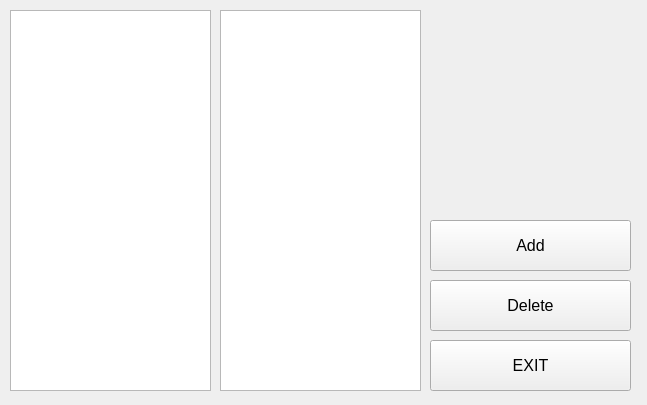
<?xml version="1.0" encoding="UTF-8"?>
<ui version="4.0">
 <class>ModeratorWindow</class>
 <widget class="QWidget" name="ModeratorWindow">
  <property name="geometry">
   <rect>
    <x>0</x>
    <y>0</y>
    <width>647</width>
    <height>405</height>
   </rect>
  </property>
  <property name="windowTitle">
   <string>Form</string>
  </property>
  <widget class="QPushButton" name="exit_btn">
   <property name="geometry">
    <rect>
     <x>430</x>
     <y>340</y>
     <width>201</width>
     <height>51</height>
    </rect>
   </property>
   <property name="font">
    <font>
     <pointsize>12</pointsize>
    </font>
   </property>
   <property name="text">
    <string>EXIT</string>
   </property>
  </widget>
  <widget class="QListWidget" name="free_users_listWidget">
   <property name="geometry">
    <rect>
     <x>10</x>
     <y>10</y>
     <width>201</width>
     <height>381</height>
    </rect>
   </property>
  </widget>
  <widget class="QPushButton" name="add_btn">
   <property name="geometry">
    <rect>
     <x>430</x>
     <y>220</y>
     <width>201</width>
     <height>51</height>
    </rect>
   </property>
   <property name="font">
    <font>
     <pointsize>12</pointsize>
    </font>
   </property>
   <property name="text">
    <string>Add</string>
   </property>
  </widget>
  <widget class="QPushButton" name="delete_btn">
   <property name="geometry">
    <rect>
     <x>430</x>
     <y>280</y>
     <width>201</width>
     <height>51</height>
    </rect>
   </property>
   <property name="font">
    <font>
     <pointsize>12</pointsize>
    </font>
   </property>
   <property name="text">
    <string>Delete</string>
   </property>
  </widget>
  <widget class="QListWidget" name="my_users_listWidget">
   <property name="geometry">
    <rect>
     <x>220</x>
     <y>10</y>
     <width>201</width>
     <height>381</height>
    </rect>
   </property>
  </widget>
 </widget>
 <resources/>
 <connections/>
</ui>
